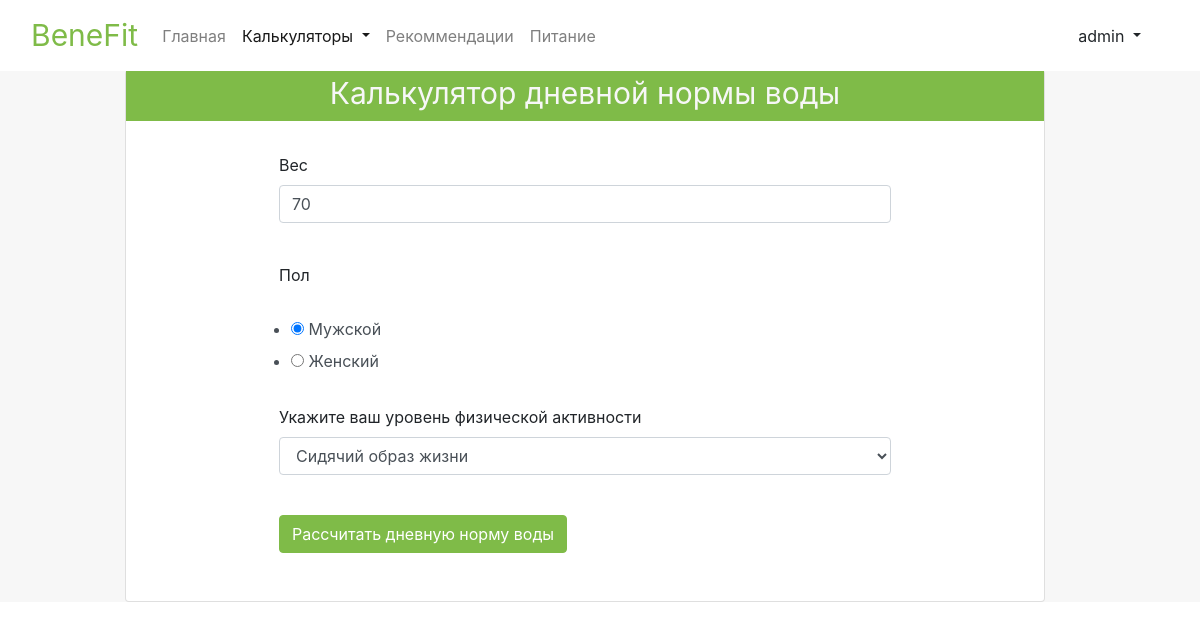
Screenshot of /calculators/water (signed in) with the database file from the repository.
### data/user_login.py (models this page shows, shortened)
class UserLogin(SqlAlchemyBase, UserMixin):
    __tablename__ = 'user_login'
    id = sqlalchemy.Column(sqlalchemy.Integer,
                           primary_key=True, autoincrement=True, nullable=True)
    name = sqlalchemy.Column(sqlalchemy.String, nullable=True)
    about = sqlalchemy.Column(sqlalchemy.String, nullable=True)
    email = sqlalchemy.Column(sqlalchemy.String,
                              index=True, unique=True, nullable=True)
    hashed_password = sqlalchemy.Column(sqlalchemy.String, nullable=True)
    created_date = sqlalchemy.Column(sqlalchemy.DateTime,
                                     default=datetime.datetime.now)
    user_inputs = orm.relation("UserInputs", back_populates='user_login')
    user_results = orm.relation("UserResults", back_populates='user_login')

### data/user_inputs.py (models this page shows)
class UserInputs(SqlAlchemyBase, SerializerMixin):
    __tablename__ = 'user_inputs'
    user_id = sqlalchemy.Column(sqlalchemy.Integer,
                                sqlalchemy.ForeignKey("user_login.id"),
                                primary_key=True, autoincrement=True, nullable=True)
    height = sqlalchemy.Column(sqlalchemy.Integer, nullable=True)
    weight = sqlalchemy.Column(sqlalchemy.Integer, nullable=True)
    age = sqlalchemy.Column(sqlalchemy.Integer, nullable=True)
    gender = sqlalchemy.Column(sqlalchemy.String, nullable=True)
    activity = sqlalchemy.Column(sqlalchemy.Integer, nullable=True)
    wrists = sqlalchemy.Column(sqlalchemy.Integer, nullable=True)
    waist = sqlalchemy.Column(sqlalchemy.Integer, nullable=True)
    neck = sqlalchemy.Column(sqlalchemy.Integer, nullable=True)
    hip = sqlalchemy.Column(sqlalchemy.Integer, nullable=True)
    user_login = orm.relation('UserLogin')

### application.py (the view, shortened to what this page needs)
@app.route("/calculators/water", methods=['GET', "POST"])
def water_calculator_page():
    form = WaterCalculatorForm()
    if current_user.is_authenticated:
        db_sess = db_session.create_session()
        current_user_inputs = db_sess.query(UserInputs).filter(
            UserInputs.user_id == current_user.id).first()
        form.weight.data = current_user_inputs.weight
        form.gender.data = current_user_inputs.gender
        form.activity.data = str(current_user_inputs.activity)
    return render_template("water_calculator.html",
                           title='Калькулятор дневной нормы воды', form=form,
                           active_calculator='active')

### forms/water_calculator_form.py
class WaterCalculatorForm(FlaskForm):
    gender = RadioField('Пол', choices=['Мужской', 'Женский'])
    weight = IntegerField('Вес', validators=[DataRequired()])
    activity = SelectField(u'Укажите ваш уровень физической активности',
                           choices=[(0, 'Сидячий образ жизни'),
                                    (1, 'Редкие тренировки'),
                                    (2, 'Тренировки 3 - 4 раза в неделю'),
                                    (3, 'Тренировки 5 - 6 раз в неделю'),
                                    (4, 'Ежедневные интенсивные тренировки')],
                           validators=[DataRequired()])
    submit = SubmitField('Рассчитать дневную норму воды')

### application.py (called while the page is built)
@login_manager.user_loader
def load_user(user_id):
    db_sess = db_session.create_session()
    return db_sess.query(UserLogin).get(user_id)

### data/db_session.py (called while the page is built)
def create_session() -> Session:
    global __factory
    return __factory()

### templates/water_calculator.html (shortened to what this page needs)
{% extends "calculator_template.html" %}
{% block calculator_content %}
        	<p>
        	    {{ form.weight.label }}<br>
        	    {{ form.weight(class="form-control input", type="number", min='20', max='500') }}<br>
        	</p>
          <p>
              {{ form.gender.label }}<br>
              {{ form.gender(class="form-control form-field-gender input", type="string") }}<br>
          </p>
          <p>
              {{ form.activity.label }}<br>
              {{ form.activity(class="form-control input", type="select") }}<br>
          </p>
        	<p>{{ form.submit(type="submit", class="btn calculator-btn") }}</p>
{% endblock %}

### templates/base.html (shortened to what this page needs)
<!doctype html>
<html lang="en">
<head>
    <link rel="stylesheet"
          href="https://stackpath.bootstrapcdn.com/bootstrap/4.4.1/css/bootstrap.min.css"
>
    <link rel="stylesheet"
          href="../static/css/style.css">
</head>
<body>
  <nav class="navbar navbar-expand-lg navbar-light bg-light nav fixed-top">
  <div class="container-fluid">
    <a class="nav-brand navbar-brand" href="/">BeneFit</a>
    <div class="collapse navbar-collapse" id="navbarNavDropdown">
      <ul class="navbar-nav">
        <li class="nav-item">
          <a class="nav-link {{active_home}}" aria-current="page" href="/">Главная</a>
        </li>
        <li class="nav-item dropdown">
          <a class="nav-link dropdown-toggle {{active_calculator}}" href="#" id="navbarDropdownMenuLink" role="button" data-bs-toggle="dropdown" aria-expanded="false">
          Калькуляторы
          </a>
        </li>
        <li class="nav-item">
          <a class="nav-link {{active_recommendations}}" href="/recommendations">Рекоммендации</a>
        </li>
        <li class="nav-item">
          <a class="nav-link {{active_nutrition}}" href="/nutrition">Питание</a>
        </li>
      </ul>
      <div class="container-fluid">
        <form class="d-flex flex-space-between">
              {% if current_user.is_authenticated %}
    <div class="btn-group dropstart">
  <a type="button" class="btn dropdown-toggle" data-bs-toggle="dropdown" aria-expanded="false">
    {{ current_user.name }}
  </a>
</div>
{% else %}
    <p>
        <a class="btn nav-btn-reg" href="/register">Зарегистрироваться</a>
        <a class="btn nav-btn-auth" href="/login">Войти</a>
    </p>
{% endif %}
        </form>
      </div>
    </div>
  </div>
</nav>
<main role="main" >
  <div  class="container">
    <div class="row">
      <div class="col-md-10 col-sm-9 content m-auto">
        {% block content %}{% endblock %}
      </div>
    </div>
  </div>
</main>
</body>
</html>

### static/css/style.css (style rules this page uses)
* { margin: 0; padding: 0; box-sizing: border-box; }
.nav { background-color: #fff !important; }
.nav-brand { color: #7fbb48 !important; font-size: 30px; color: #fff; }
.form-field-gender { border: none; }
main { background: #f7f7f7; margin-top: 70px; }
.calculator-btn { background-color: #7fbb48; border-color: #7fbb48; color: #fff; }

### rows the page displays
UserLogin: name "admin"
UserInputs: weight "70", gender "☑ Мужской ☐ Женский", activity "Сидячий образ жизни"

### other values shown
{{ title }} "Калькулятор дневной нормы воды"
